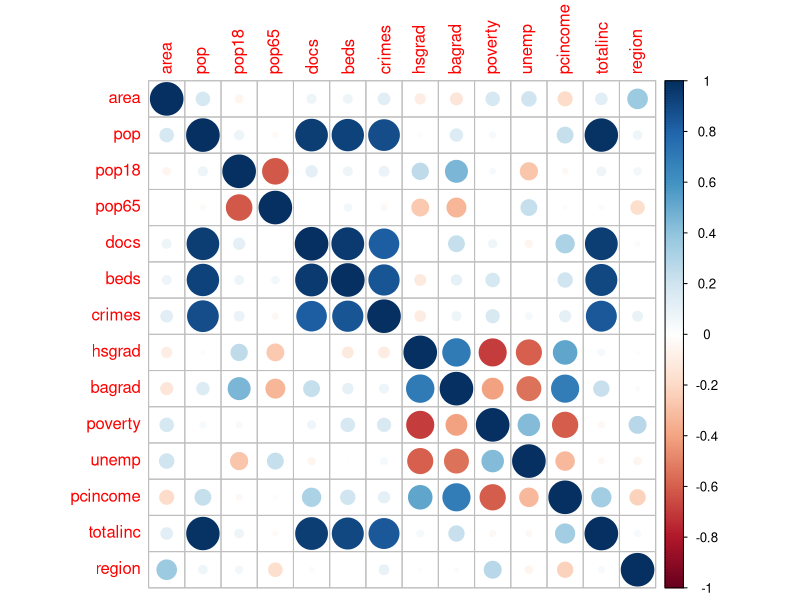

Write R code to recreate this figure.
## ---- chunk 1
library(tidyverse)
## ---- chunk 2
cdi = read.csv("data/cdi.csv")


cdi_cor = cdi %>% 
  select(-id,-cty,-state)
  
## ---- chunk 3
cdi.cor = cor(cdi_cor)


library(corrplot)
corrplot(cdi.cor)
